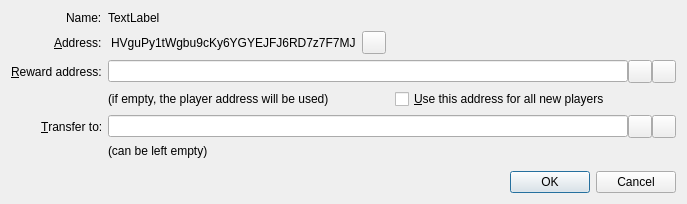
<?xml version="1.0" encoding="UTF-8"?>
<ui version="4.0">
 <class>ConfigureNameDialog2</class>
 <widget class="QDialog" name="ConfigureNameDialog2">
  <property name="geometry">
   <rect>
    <x>0</x>
    <y>0</y>
    <width>687</width>
    <height>204</height>
   </rect>
  </property>
  <property name="sizePolicy">
   <sizepolicy hsizetype="Preferred" vsizetype="Preferred">
    <horstretch>0</horstretch>
    <verstretch>0</verstretch>
   </sizepolicy>
  </property>
  <property name="windowTitle">
   <string>Configure Name</string>
  </property>
  <layout class="QVBoxLayout" name="verticalLayout">
   <item>
    <layout class="QFormLayout" name="formLayout">
     <property name="fieldGrowthPolicy">
      <enum>QFormLayout::AllNonFixedFieldsGrow</enum>
     </property>
     <property name="labelAlignment">
      <set>Qt::AlignRight|Qt::AlignTrailing|Qt::AlignVCenter</set>
     </property>
     <item row="1" column="0">
      <widget class="QLabel" name="label_2">
       <property name="text">
        <string>Name:</string>
       </property>
      </widget>
     </item>
     <item row="1" column="1">
      <widget class="QLabel" name="labelName">
       <property name="text">
        <string notr="true">TextLabel</string>
       </property>
      </widget>
     </item>
     <item row="2" column="0">
      <widget class="QLabel" name="labelCurrentAddress">
       <property name="text">
        <string>&amp;Address:</string>
       </property>
       <property name="buddy">
        <cstring>copyButton</cstring>
       </property>
      </widget>
     </item>
     <item row="2" column="1">
      <layout class="QHBoxLayout" name="horizontalLayout_2">
       <item>
        <widget class="QLabel" name="labelAddress">
         <property name="sizePolicy">
          <sizepolicy hsizetype="Preferred" vsizetype="Preferred">
           <horstretch>0</horstretch>
           <verstretch>0</verstretch>
          </sizepolicy>
         </property>
         <property name="maximumSize">
          <size>
           <width>16777215</width>
           <height>16777215</height>
          </size>
         </property>
         <property name="toolTip">
          <string>Huntercoin address to which the name is assigned</string>
         </property>
         <property name="text">
          <string notr="true">HVguPy1tWgbu9cKy6YGYEJFJ6RD7z7F7MJ</string>
         </property>
         <property name="indent">
          <number>3</number>
         </property>
        </widget>
       </item>
       <item>
        <widget class="QToolButton" name="copyButton">
         <property name="toolTip">
          <string>Copy address to clipboard</string>
         </property>
         <property name="text">
          <string/>
         </property>
         <property name="icon">
          <iconset resource="../bitcoin.qrc">
           <normaloff>:/icons/editcopy</normaloff>:/icons/editcopy</iconset>
         </property>
         <property name="shortcut">
          <string>Alt+P</string>
         </property>
        </widget>
       </item>
       <item>
        <spacer name="horizontalSpacer">
         <property name="orientation">
          <enum>Qt::Horizontal</enum>
         </property>
         <property name="sizeHint" stdset="0">
          <size>
           <width>40</width>
           <height>20</height>
          </size>
         </property>
        </spacer>
       </item>
      </layout>
     </item>
     <item row="3" column="0">
      <widget class="QLabel" name="labelRewardAddress">
       <property name="text">
        <string>&amp;Reward address:</string>
       </property>
       <property name="buddy">
        <cstring>copyButton</cstring>
       </property>
      </widget>
     </item>
     <item row="3" column="1">
      <layout class="QHBoxLayout" name="rewardAddrLayout">
       <property name="spacing">
        <number>0</number>
       </property>
       <property name="sizeConstraint">
        <enum>QLayout::SetDefaultConstraint</enum>
       </property>
       <item>
        <widget class="QValidatedLineEdit" name="rewardAddr">
         <property name="toolTip">
          <string>The Huntercoin address to transfer
the domain to, e.g.
HVguPy1tWgbu9cKy6YGYEJFJ6RD7z7F7MJ

Leave empty, if not needed.</string>
         </property>
         <property name="text">
          <string notr="true"/>
         </property>
         <property name="maxLength">
          <number>34</number>
         </property>
        </widget>
       </item>
       <item>
        <widget class="QToolButton" name="addressBookButton">
         <property name="toolTip">
          <string>Choose address from address book</string>
         </property>
         <property name="text">
          <string/>
         </property>
         <property name="icon">
          <iconset resource="../bitcoin.qrc">
           <normaloff>:/icons/address-book</normaloff>:/icons/address-book</iconset>
         </property>
         <property name="shortcut">
          <string>Alt+A</string>
         </property>
        </widget>
       </item>
       <item>
        <widget class="QToolButton" name="pasteButton">
         <property name="toolTip">
          <string>Paste address from clipboard</string>
         </property>
         <property name="text">
          <string/>
         </property>
         <property name="icon">
          <iconset resource="../bitcoin.qrc">
           <normaloff>:/icons/editpaste</normaloff>:/icons/editpaste</iconset>
         </property>
         <property name="shortcut">
          <string>Alt+P</string>
         </property>
        </widget>
       </item>
      </layout>
     </item>
     <item row="4" column="1">
      <layout class="QHBoxLayout" name="horizontalLayout_4">
       <item>
        <widget class="QLabel" name="label">
         <property name="text">
          <string>(if empty, the player address will be used)</string>
         </property>
        </widget>
       </item>
       <item>
        <widget class="QCheckBox" name="useRewardAddressForNewPlayers">
         <property name="text">
          <string>&amp;Use this address for all new players</string>
         </property>
        </widget>
       </item>
      </layout>
     </item>
     <item row="5" column="0">
      <widget class="QLabel" name="labelTransferTo">
       <property name="text">
        <string>&amp;Transfer to:</string>
       </property>
       <property name="buddy">
        <cstring>transferTo</cstring>
       </property>
      </widget>
     </item>
     <item row="5" column="1">
      <layout class="QHBoxLayout" name="transferToLayout">
       <property name="spacing">
        <number>0</number>
       </property>
       <property name="sizeConstraint">
        <enum>QLayout::SetDefaultConstraint</enum>
       </property>
       <item>
        <widget class="QValidatedLineEdit" name="transferTo">
         <property name="toolTip">
          <string>The Huntercoin address that will receive rewards for this player.
If empty, player's own address will be used.</string>
         </property>
         <property name="text">
          <string notr="true"/>
         </property>
         <property name="maxLength">
          <number>34</number>
         </property>
        </widget>
       </item>
       <item>
        <widget class="QToolButton" name="addressBookButton_2">
         <property name="toolTip">
          <string>Choose address from address book</string>
         </property>
         <property name="text">
          <string/>
         </property>
         <property name="icon">
          <iconset resource="../bitcoin.qrc">
           <normaloff>:/icons/address-book</normaloff>:/icons/address-book</iconset>
         </property>
         <property name="shortcut">
          <string>Alt+A</string>
         </property>
        </widget>
       </item>
       <item>
        <widget class="QToolButton" name="pasteButton_2">
         <property name="toolTip">
          <string>Paste address from clipboard</string>
         </property>
         <property name="text">
          <string/>
         </property>
         <property name="icon">
          <iconset resource="../bitcoin.qrc">
           <normaloff>:/icons/editpaste</normaloff>:/icons/editpaste</iconset>
         </property>
         <property name="shortcut">
          <string>Alt+P</string>
         </property>
        </widget>
       </item>
      </layout>
     </item>
     <item row="6" column="1">
      <widget class="QLabel" name="labelTransferToHint">
       <property name="text">
        <string>(can be left empty)</string>
       </property>
      </widget>
     </item>
    </layout>
   </item>
   <item>
    <layout class="QHBoxLayout" name="horizontalLayout">
     <item>
      <spacer name="horizontalSpacer_5">
       <property name="orientation">
        <enum>Qt::Horizontal</enum>
       </property>
       <property name="sizeHint" stdset="0">
        <size>
         <width>40</width>
         <height>20</height>
        </size>
       </property>
      </spacer>
     </item>
     <item>
      <widget class="QDialogButtonBox" name="buttonBox">
       <property name="sizePolicy">
        <sizepolicy hsizetype="Maximum" vsizetype="Fixed">
         <horstretch>0</horstretch>
         <verstretch>0</verstretch>
        </sizepolicy>
       </property>
       <property name="orientation">
        <enum>Qt::Horizontal</enum>
       </property>
       <property name="standardButtons">
        <set>QDialogButtonBox::Cancel|QDialogButtonBox::Ok</set>
       </property>
      </widget>
     </item>
    </layout>
   </item>
  </layout>
 </widget>
 <customwidgets>
  <customwidget>
   <class>QValidatedLineEdit</class>
   <extends>QLineEdit</extends>
   <header>../../src/qt/qvalidatedlineedit.h</header>
  </customwidget>
 </customwidgets>
 <tabstops>
  <tabstop>buttonBox</tabstop>
 </tabstops>
 <resources>
  <include location="../bitcoin.qrc"/>
  <include location="../../../../github/chronokings/src/qt/bitcoin.qrc"/>
 </resources>
 <connections>
  <connection>
   <sender>buttonBox</sender>
   <signal>rejected()</signal>
   <receiver>ConfigureNameDialog2</receiver>
   <slot>reject()</slot>
   <hints>
    <hint type="sourcelabel">
     <x>618</x>
     <y>382</y>
    </hint>
    <hint type="destinationlabel">
     <x>286</x>
     <y>274</y>
    </hint>
   </hints>
  </connection>
  <connection>
   <sender>buttonBox</sender>
   <signal>accepted()</signal>
   <receiver>ConfigureNameDialog2</receiver>
   <slot>accept()</slot>
   <hints>
    <hint type="sourcelabel">
     <x>618</x>
     <y>382</y>
    </hint>
    <hint type="destinationlabel">
     <x>157</x>
     <y>274</y>
    </hint>
   </hints>
  </connection>
 </connections>
</ui>
